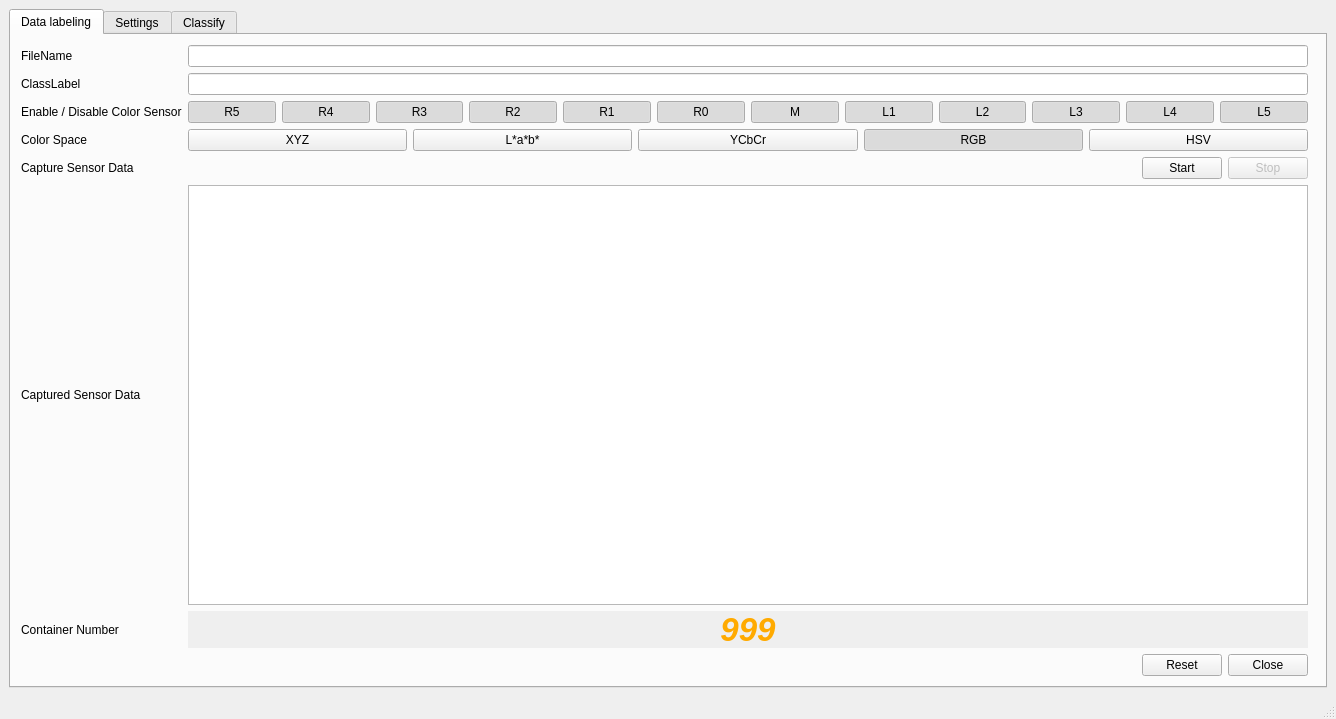
<?xml version="1.0" encoding="UTF-8"?>
<ui version="4.0">
 <class>MainWindow</class>
 <widget class="QMainWindow" name="MainWindow">
  <property name="geometry">
   <rect>
    <x>0</x>
    <y>0</y>
    <width>1336</width>
    <height>719</height>
   </rect>
  </property>
  <property name="windowTitle">
   <string>Data Collection</string>
  </property>
  <property name="windowIcon">
   <iconset>
    <normaloff>Icon/research4-1.png</normaloff>Icon/research4-1.png</iconset>
  </property>
  <widget class="QWidget" name="centralwidget">
   <layout class="QGridLayout" name="gridLayout">
    <item row="0" column="0">
     <widget class="QTabWidget" name="mainTabObj">
      <property name="toolTip">
       <string/>
      </property>
      <property name="currentIndex">
       <number>0</number>
      </property>
      <property name="movable">
       <bool>true</bool>
      </property>
      <property name="tabBarAutoHide">
       <bool>true</bool>
      </property>
      <widget class="QWidget" name="dataLabelingTab">
       <attribute name="title">
        <string>Data labeling</string>
       </attribute>
       <widget class="QWidget" name="formLayoutWidget">
        <property name="geometry">
         <rect>
          <x>10</x>
          <y>10</y>
          <width>1287</width>
          <height>631</height>
         </rect>
        </property>
        <layout class="QGridLayout" name="dataLabelingTabGridLayout">
         <property name="sizeConstraint">
          <enum>QLayout::SetNoConstraint</enum>
         </property>
         <item row="2" column="0">
          <widget class="QLabel" name="sensorEnableDisableLabel">
           <property name="text">
            <string>Enable / Disable Color Sensor</string>
           </property>
          </widget>
         </item>
         <item row="4" column="0">
          <widget class="QLabel" name="captureLabel">
           <property name="text">
            <string>Capture Sensor Data</string>
           </property>
          </widget>
         </item>
         <item row="5" column="0">
          <widget class="QLabel" name="sensorTextLabel">
           <property name="text">
            <string>Captured Sensor Data</string>
           </property>
          </widget>
         </item>
         <item row="2" column="1">
          <layout class="QHBoxLayout" name="sensorButtonHorizontalLayout">
           <item>
            <widget class="QPushButton" name="colSensorButton1">
             <property name="acceptDrops">
              <bool>false</bool>
             </property>
             <property name="text">
              <string>R5</string>
             </property>
             <property name="checkable">
              <bool>true</bool>
             </property>
             <property name="checked">
              <bool>true</bool>
             </property>
            </widget>
           </item>
           <item>
            <widget class="QPushButton" name="colSensorButton2">
             <property name="text">
              <string>R4</string>
             </property>
             <property name="checkable">
              <bool>true</bool>
             </property>
             <property name="checked">
              <bool>true</bool>
             </property>
            </widget>
           </item>
           <item>
            <widget class="QPushButton" name="colSensorButton3">
             <property name="text">
              <string>R3</string>
             </property>
             <property name="checkable">
              <bool>true</bool>
             </property>
             <property name="checked">
              <bool>true</bool>
             </property>
            </widget>
           </item>
           <item>
            <widget class="QPushButton" name="colSensorButton4">
             <property name="text">
              <string>R2</string>
             </property>
             <property name="checkable">
              <bool>true</bool>
             </property>
             <property name="checked">
              <bool>true</bool>
             </property>
            </widget>
           </item>
           <item>
            <widget class="QPushButton" name="colSensorButton5">
             <property name="text">
              <string>R1</string>
             </property>
             <property name="checkable">
              <bool>true</bool>
             </property>
             <property name="checked">
              <bool>true</bool>
             </property>
            </widget>
           </item>
           <item>
            <widget class="QPushButton" name="colSensorButton6">
             <property name="text">
              <string>R0</string>
             </property>
             <property name="checkable">
              <bool>true</bool>
             </property>
             <property name="checked">
              <bool>true</bool>
             </property>
            </widget>
           </item>
           <item>
            <widget class="QPushButton" name="colSensorButton7">
             <property name="text">
              <string>M</string>
             </property>
             <property name="checkable">
              <bool>true</bool>
             </property>
             <property name="checked">
              <bool>true</bool>
             </property>
            </widget>
           </item>
           <item>
            <widget class="QPushButton" name="colSensorButton8">
             <property name="text">
              <string>L1</string>
             </property>
             <property name="checkable">
              <bool>true</bool>
             </property>
             <property name="checked">
              <bool>true</bool>
             </property>
            </widget>
           </item>
           <item>
            <widget class="QPushButton" name="colSensorButton9">
             <property name="text">
              <string>L2</string>
             </property>
             <property name="checkable">
              <bool>true</bool>
             </property>
             <property name="checked">
              <bool>true</bool>
             </property>
            </widget>
           </item>
           <item>
            <widget class="QPushButton" name="colSensorButton10">
             <property name="text">
              <string>L3</string>
             </property>
             <property name="checkable">
              <bool>true</bool>
             </property>
             <property name="checked">
              <bool>true</bool>
             </property>
            </widget>
           </item>
           <item>
            <widget class="QPushButton" name="colSensorButton11">
             <property name="text">
              <string>L4</string>
             </property>
             <property name="checkable">
              <bool>true</bool>
             </property>
             <property name="checked">
              <bool>true</bool>
             </property>
            </widget>
           </item>
           <item>
            <widget class="QPushButton" name="colSensorButton12">
             <property name="text">
              <string>L5</string>
             </property>
             <property name="checkable">
              <bool>true</bool>
             </property>
             <property name="checked">
              <bool>true</bool>
             </property>
            </widget>
           </item>
          </layout>
         </item>
         <item row="0" column="1">
          <widget class="QLineEdit" name="fileNameLineEdit"/>
         </item>
         <item row="5" column="1">
          <widget class="QTextEdit" name="sensorTextEdit">
           <property name="undoRedoEnabled">
            <bool>false</bool>
           </property>
           <property name="readOnly">
            <bool>true</bool>
           </property>
          </widget>
         </item>
         <item row="9" column="1">
          <layout class="QHBoxLayout" name="closeResetHLayout">
           <item>
            <spacer name="horizontalSpacer">
             <property name="orientation">
              <enum>Qt::Horizontal</enum>
             </property>
             <property name="sizeHint" stdset="0">
              <size>
               <width>40</width>
               <height>20</height>
              </size>
             </property>
            </spacer>
           </item>
           <item>
            <widget class="QPushButton" name="resetBtn">
             <property name="text">
              <string>Reset</string>
             </property>
            </widget>
           </item>
           <item>
            <widget class="QPushButton" name="closeBtn">
             <property name="text">
              <string>Close</string>
             </property>
            </widget>
           </item>
          </layout>
         </item>
         <item row="3" column="0">
          <widget class="QLabel" name="colorSpaceLabel">
           <property name="text">
            <string>Color Space</string>
           </property>
          </widget>
         </item>
         <item row="3" column="1">
          <layout class="QHBoxLayout" name="colorSpaceButtonsHorizontalLayout">
           <item>
            <widget class="QPushButton" name="colorSpaceXYZButton">
             <property name="text">
              <string>XYZ</string>
             </property>
             <property name="checkable">
              <bool>true</bool>
             </property>
             <property name="autoExclusive">
              <bool>true</bool>
             </property>
            </widget>
           </item>
           <item>
            <widget class="QPushButton" name="colorSpaceLabButton">
             <property name="text">
              <string>L*a*b*</string>
             </property>
             <property name="checkable">
              <bool>true</bool>
             </property>
             <property name="autoExclusive">
              <bool>true</bool>
             </property>
            </widget>
           </item>
           <item>
            <widget class="QPushButton" name="colorSpaceYCbCrButton">
             <property name="text">
              <string>YCbCr</string>
             </property>
             <property name="checkable">
              <bool>true</bool>
             </property>
             <property name="autoExclusive">
              <bool>true</bool>
             </property>
            </widget>
           </item>
           <item>
            <widget class="QPushButton" name="colorSpaceRGBButton">
             <property name="text">
              <string>RGB</string>
             </property>
             <property name="checkable">
              <bool>true</bool>
             </property>
             <property name="checked">
              <bool>true</bool>
             </property>
             <property name="autoExclusive">
              <bool>true</bool>
             </property>
            </widget>
           </item>
           <item>
            <widget class="QPushButton" name="colorSpaceHSVButton">
             <property name="text">
              <string>HSV</string>
             </property>
             <property name="checkable">
              <bool>true</bool>
             </property>
             <property name="checked">
              <bool>false</bool>
             </property>
             <property name="autoExclusive">
              <bool>true</bool>
             </property>
            </widget>
           </item>
          </layout>
         </item>
         <item row="0" column="0">
          <widget class="QLabel" name="fileNameLabel">
           <property name="text">
            <string>FileName</string>
           </property>
          </widget>
         </item>
         <item row="1" column="1">
          <widget class="QLineEdit" name="classLabelLineEdit">
           <property name="enabled">
            <bool>true</bool>
           </property>
          </widget>
         </item>
         <item row="4" column="1">
          <layout class="QHBoxLayout" name="capturSensorDataHLayout">
           <item>
            <spacer name="horizontalSpacer_2">
             <property name="orientation">
              <enum>Qt::Horizontal</enum>
             </property>
             <property name="sizeHint" stdset="0">
              <size>
               <width>30</width>
               <height>20</height>
              </size>
             </property>
            </spacer>
           </item>
           <item>
            <widget class="QPushButton" name="startCaptureBtn">
             <property name="mouseTracking">
              <bool>false</bool>
             </property>
             <property name="toolTip">
              <string>click to capture the sensor data</string>
             </property>
             <property name="whatsThis">
              <string>click to capture the sensor data</string>
             </property>
             <property name="text">
              <string>Start</string>
             </property>
            </widget>
           </item>
           <item>
            <widget class="QPushButton" name="stopCaptureBtn">
             <property name="enabled">
              <bool>false</bool>
             </property>
             <property name="text">
              <string>Stop</string>
             </property>
            </widget>
           </item>
          </layout>
         </item>
         <item row="1" column="0">
          <widget class="QLabel" name="classLabelLabel">
           <property name="text">
            <string>ClassLabel</string>
           </property>
          </widget>
         </item>
         <item row="6" column="0">
          <widget class="QLabel" name="containerNumberLabel">
           <property name="text">
            <string>Container Number</string>
           </property>
          </widget>
         </item>
         <item row="6" column="1">
          <widget class="QLabel" name="containerNumberLabelValueDisplay">
           <property name="enabled">
            <bool>true</bool>
           </property>
           <property name="palette">
            <palette>
             <active>
              <colorrole role="WindowText">
               <brush brushstyle="SolidPattern">
                <color alpha="255">
                 <red>255</red>
                 <green>170</green>
                 <blue>0</blue>
                </color>
               </brush>
              </colorrole>
             </active>
             <inactive>
              <colorrole role="WindowText">
               <brush brushstyle="SolidPattern">
                <color alpha="255">
                 <red>255</red>
                 <green>170</green>
                 <blue>0</blue>
                </color>
               </brush>
              </colorrole>
             </inactive>
             <disabled>
              <colorrole role="WindowText">
               <brush brushstyle="SolidPattern">
                <color alpha="255">
                 <red>120</red>
                 <green>120</green>
                 <blue>120</blue>
                </color>
               </brush>
              </colorrole>
             </disabled>
            </palette>
           </property>
           <property name="font">
            <font>
             <pointsize>25</pointsize>
             <weight>75</weight>
             <italic>true</italic>
             <bold>true</bold>
            </font>
           </property>
           <property name="autoFillBackground">
            <bool>true</bool>
           </property>
           <property name="text">
            <string>999</string>
           </property>
           <property name="textFormat">
            <enum>Qt::PlainText</enum>
           </property>
           <property name="alignment">
            <set>Qt::AlignCenter</set>
           </property>
          </widget>
         </item>
        </layout>
       </widget>
      </widget>
      <widget class="QWidget" name="settingTab">
       <attribute name="title">
        <string>Settings</string>
       </attribute>
       <widget class="QWidget" name="gridLayoutWidget_2">
        <property name="geometry">
         <rect>
          <x>0</x>
          <y>10</y>
          <width>351</width>
          <height>131</height>
         </rect>
        </property>
        <layout class="QGridLayout" name="settingTabMainGridLayout">
         <property name="sizeConstraint">
          <enum>QLayout::SetNoConstraint</enum>
         </property>
         <item row="0" column="1">
          <layout class="QVBoxLayout" name="setialPortSettingsVerticalLayout">
           <item>
            <layout class="QHBoxLayout" name="baudrateHorizontalLayout">
             <item>
              <widget class="QLabel" name="baudrateLabel">
               <property name="layoutDirection">
                <enum>Qt::LeftToRight</enum>
               </property>
               <property name="text">
                <string>Baudrate</string>
               </property>
              </widget>
             </item>
             <item>
              <widget class="QComboBox" name="baudrateComboBox">
               <property name="currentText">
                <string>115200</string>
               </property>
               <property name="maxVisibleItems">
                <number>20</number>
               </property>
               <property name="sizeAdjustPolicy">
                <enum>QComboBox::AdjustToMinimumContentsLength</enum>
               </property>
               <item>
                <property name="text">
                 <string>115200</string>
                </property>
               </item>
               <item>
                <property name="text">
                 <string>57600</string>
                </property>
               </item>
               <item>
                <property name="text">
                 <string>38400</string>
                </property>
               </item>
               <item>
                <property name="text">
                 <string>28800</string>
                </property>
               </item>
               <item>
                <property name="text">
                 <string>19200</string>
                </property>
               </item>
               <item>
                <property name="text">
                 <string>14400</string>
                </property>
               </item>
               <item>
                <property name="text">
                 <string>9600</string>
                </property>
               </item>
               <item>
                <property name="text">
                 <string>4800</string>
                </property>
               </item>
               <item>
                <property name="text">
                 <string>2400</string>
                </property>
               </item>
               <item>
                <property name="text">
                 <string>1200</string>
                </property>
               </item>
               <item>
                <property name="text">
                 <string>900</string>
                </property>
               </item>
               <item>
                <property name="text">
                 <string>600</string>
                </property>
               </item>
               <item>
                <property name="text">
                 <string>300</string>
                </property>
               </item>
              </widget>
             </item>
            </layout>
           </item>
           <item>
            <layout class="QHBoxLayout" name="portHorizontalLayout">
             <item>
              <widget class="QLabel" name="portLabel">
               <property name="text">
                <string>Port</string>
               </property>
              </widget>
             </item>
             <item>
              <spacer name="horizontalSpacer_3">
               <property name="orientation">
                <enum>Qt::Horizontal</enum>
               </property>
               <property name="sizeHint" stdset="0">
                <size>
                 <width>40</width>
                 <height>20</height>
                </size>
               </property>
              </spacer>
             </item>
             <item>
              <widget class="QLineEdit" name="portlineEdit">
               <property name="text">
                <string>COM3</string>
               </property>
              </widget>
             </item>
            </layout>
           </item>
          </layout>
         </item>
         <item row="0" column="0">
          <widget class="QLabel" name="serialPortSettingsLabel">
           <property name="text">
            <string>Serial Port Settings</string>
           </property>
          </widget>
         </item>
         <item row="1" column="1">
          <layout class="QHBoxLayout" name="recordingFolderLocationhorizontalLayout">
           <item>
            <spacer name="horizontalSpacer_4">
             <property name="orientation">
              <enum>Qt::Horizontal</enum>
             </property>
             <property name="sizeHint" stdset="0">
              <size>
               <width>40</width>
               <height>20</height>
              </size>
             </property>
            </spacer>
           </item>
           <item>
            <widget class="QLineEdit" name="recordingFolderLocationLineEdit">
             <property name="text">
              <string>recording_folder/</string>
             </property>
            </widget>
           </item>
          </layout>
         </item>
         <item row="1" column="0">
          <widget class="QLabel" name="recordingFolderLocationLabel">
           <property name="text">
            <string>Recording Folder Location</string>
           </property>
          </widget>
         </item>
        </layout>
       </widget>
      </widget>
      <widget class="QWidget" name="classifierTab">
       <attribute name="title">
        <string>Classify</string>
       </attribute>
       <widget class="QWidget" name="gridLayoutWidget">
        <property name="geometry">
         <rect>
          <x>9</x>
          <y>9</y>
          <width>1321</width>
          <height>801</height>
         </rect>
        </property>
        <layout class="QGridLayout" name="classifierTabGridLayout">
         <property name="sizeConstraint">
          <enum>QLayout::SetNoConstraint</enum>
         </property>
        </layout>
       </widget>
      </widget>
     </widget>
    </item>
   </layout>
  </widget>
  <widget class="QStatusBar" name="statusbar"/>
 </widget>
 <resources/>
 <connections/>
</ui>
